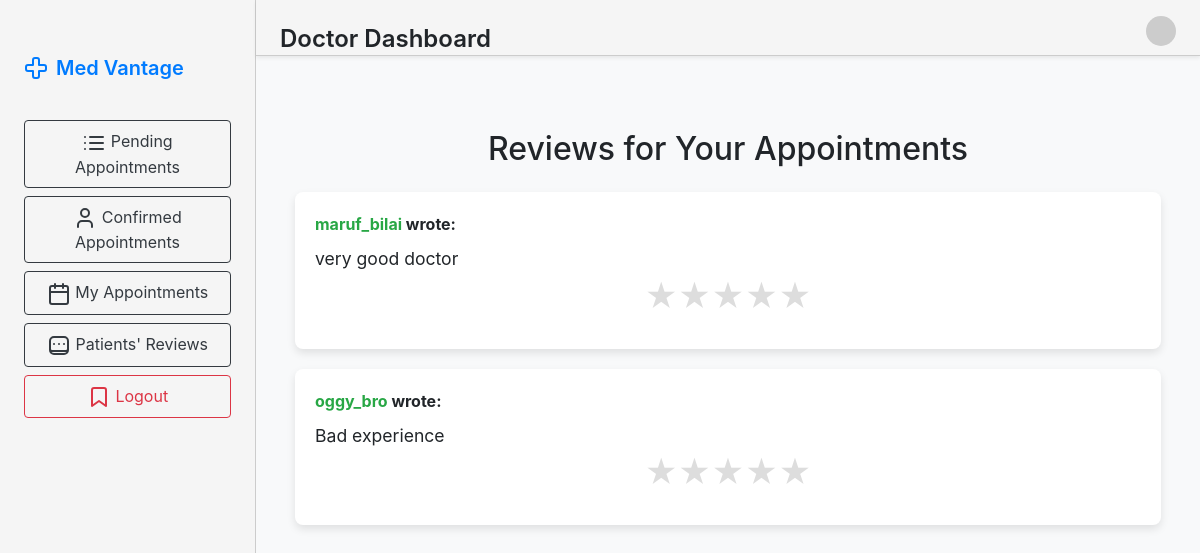
Before: /dashboard-doctor/reviews (signed in) with the older database file.
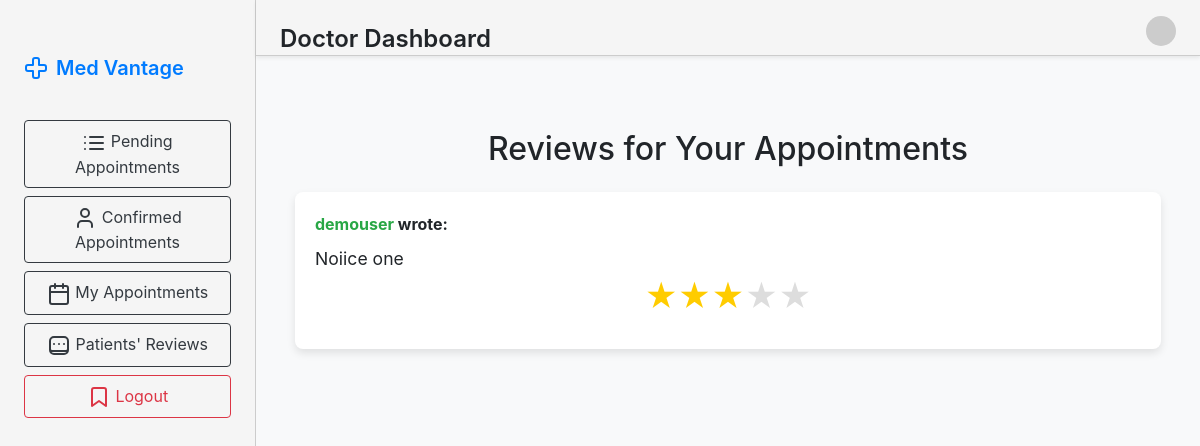
After: the same page with the newer database file.
### core/models.py (models this page shows)
class Appointment(models.Model):
    patient = models.ForeignKey(User, on_delete=models.CASCADE, related_name="appointment_patient")
    doctor = models.ForeignKey(User, on_delete=models.CASCADE, related_name="appointment_doctor")
    date = models.DateField(default=date.today)  # Default to the current date
    time_slot = models.TimeField(default=time(9, 0))
    meeting_link = models.CharField(max_length=50, default="no")
    document = models.FileField(upload_to='media/reports', null=True, blank=True)
    prescription = models.TextField(default="", null=True, blank=True)
    fee = models.IntegerField(default=1000)
    review = models.TextField(null=True, blank=True, default="")
    rating = models.TextField(null=True, blank=True, default="")
    def __str__(self):
        return f"Appointment with {self.doctor} on {self.date} at {self.time_slot}"

### core/views.py (the view)
# urls.py: path('dashboard-doctor/reviews',views.show_review,name="show_review"),
@login_required
@doctor_required
def show_review(request):
    reviews_obj = Appointment.objects.filter(doctor=request.user).exclude(review="")
    print(reviews_obj)
    context = {
        "appointment" : reviews_obj
    }
    return render(request, 'show_review.html',context)

### core/templates/show_review.html (shortened to what this page needs)
{% extends "base_doc.html" %}
{% block content %}
<!DOCTYPE html>
<html lang="en">
<head>
    <link href="https://stackpath.bootstrapcdn.com/bootstrap/4.5.2/css/bootstrap.min.css" rel="stylesheet">
</head>
<body>
    <div class="container">
        <h2 class="text-center mb-4">Reviews for Your Appointments</h2>
        {% for i in appointment %}
            <div class="review-card">
                <div class="review-username"> <span class="text-success">{{ i.patient.username }}</span> wrote:    </div>
                <div class="review-text">{{ i.review }}</div>
                <div class="star-rating" class="shadow">
                    <label for="star5" title="5 stars">★</label>
                    <label for="star4" title="4 stars">★</label>
                    <label for="star3" title="3 stars">★</label>
                    <label for="star2" title="2 stars">★</label>
                    <label for="star1" title="1 star">★</label>
                </div>
            </div>
        {% empty %}
            <p class="text-center">No reviews available.</p>
        {% endfor %}
    </div>
</body>
</html>
{% endblock content %}

### core/templates/base_doc.html (shortened to what this page needs)
<!DOCTYPE html>
<html lang="en">
<head>
  <link href="https://cdn.jsdelivr.net/npm/bootstrap@5.3.3/dist/css/bootstrap.min.css" rel="stylesheet">
</head>
<body>
  <div class="flex min-h-screen w-full ">
    <aside class="hidden w-64 flex-col border-r bg-background p-4 md:flex pt-5">
      <div class="mb-6 flex items-center gap-2">
        <h2 class="text-xl mt-2 font-semibold"><a style="text-decoration:None" href="{% url 'doctor_home' %}">Med Vantage<a/></h2>
      </div>
      <nav class="flex flex-col gap-2" style="height:100vh">
        <a href="{% url 'doctor_home' %}" class="btn btn-outline-dark flex items-center gap-2 rounded-md px-3 py-2 text-sm font-medium transition-colors hover:bg-muted hover:text-foreground">
          Pending Appointments
        </a>
        <a href="{% url 'confirmed_appointments' %}" class="btn btn-outline-dark flex items-center gap-2 rounded-md px-3 py-2 text-sm font-medium transition-colors hover:bg-muted hover:text-foreground">
          <svg class="h-5 w-5" xmlns="http://www.w3.org/2000/svg" width="24" height="24" viewBox="0 0 24 24" fill="none" stroke="currentColor" stroke-width="2" stroke-linecap="round" stroke-linejoin="round">
            <path d="M19 21v-2a4 4 0 0 0-4-4H9a4 4 0 0 0-4 4v2"/>
            <circle cx="12" cy="7" r="4"/>
          </svg>
          Confirmed Appointments
        </a>
        <a href="#" class="btn btn-outline-dark flex items-center gap-2 rounded-md px-3 py-2 text-sm font-medium transition-colors hover:bg-muted hover:text-foreground">
          <svg class="h-5 w-5" xmlns="http://www.w3.org/2000/svg" width="24" height="24" viewBox="0 0 24 24" fill="none" stroke="currentColor" stroke-width="2" stroke-linecap="round" stroke-linejoin="round">
            <path d="M8 2v4"/>
            <path d="M16 2v4"/>
            <rect width="18" height="18" x="3" y="4" rx="2"/>
            <path d="M3 10h18"/>
          </svg>
          My Appointments
        </a>
        <a href="{% url 'show_review' %}" class="btn btn-outline-dark flex items-center gap-2 rounded-md px-3 py-2 text-sm font-medium transition-colors hover:bg-muted hover:text-foreground">
          Patients' Reviews
        </a>
        <a href="{% url 'logout' %}" class="btn btn-outline-danger flex items-center gap-2 rounded-md px-3 py-2 text-sm font-medium transition-colors hover:bg-muted hover:text-foreground">
          <svg class="h-5 w-5" xmlns="http://www.w3.org/2000/svg" width="24" height="24" viewBox="0 0 24 24" fill="none" stroke="currentColor" stroke-width="2" stroke-linecap="round" stroke-linejoin="round">
            <path d="M19 21l-7-5-7 5V5a2 2 0 0 1 2-2h10a2 2 0 0 1 2 2z"/>
          </svg>
          Logout
        </a>
      </nav>
    </aside>
    <div class="flex-1">
      <header class=" top-0 z-15 h-14 border-b bg-background shadow-sm">
        <div class="flex h-full items-center justify-between px-4 md:px-6 py-3">
          <h1 class="text-2xl font-semibold">Doctor Dashboard</h1>
          <div class="flex items-center gap-4">
            <a href="{% url 'profile' %}">
            <img src="https://via.placeholder.com/30/001111/FFFFFF?text=" style="border-radius: 50%;" alt="Default User Photo" class="profile-photo mb-4">
            </a>
          </div>
        </div>
      </header>
      <main class="p-4 md:p-6">
        <div class="grid gap-6 sm:grid-cols-2 lg:grid-cols-3">
            {% block content %}{% endblock content %}
        </div>
      </main>
    </div>
  </div>
</body>
</html>

### core/templates/base_doc.html (style rules this page uses)
body { font-family: Arial, sans-serif; }
.flex { display: flex; }
.min-h-screen { min-height: 100vh; }
.w-full { width: 100%; }
.hidden { display: none; }
.md\:flex { display: flex; }
.w-64 { width: 16rem; }
.flex-col { flex-direction: column; }
.border-r { border-right: 1px solid #ccc; }
.bg-background { background-color: #f5f5f5; }
.p-4 { padding: 1rem; }
.mb-6 { margin-bottom: 1.5rem; }
.items-center { align-items: center; }
.gap-2 { gap: 0.5rem; }
.text-primary { color: #0070f3; }
.text-xl { font-size: 1.25rem; }
.font-semibold { font-weight: 600; }
.rounded-md { border-radius: 0.375rem; }
.px-3 { padding-left: 0.75rem; padding-right: 0.75rem; }
.py-2 { padding-top: 0.5rem; padding-bottom: 0.5rem; }
.text-sm { font-size: 0.875rem; }
.font-medium { font-weight: 500; }
.transition-colors { transition: color 0.2s ease-in-out; }
.flex-1 { flex: 1; }
.top-0 { top: 0; }
.h-14 { height: 3.5rem; }
.justify-between { justify-content: space-between; }
.border-b { border-bottom: 1px solid #ccc; }
.shadow-sm { box-shadow: 0 1px 2px rgba(0, 0, 0, 0.05); }
.md\:px-6 { padding-left: 1.5rem; padding-right: 1.5rem; }
.gap-4 { gap: 1rem; }
.md\:p-6 { padding: 1.5rem; }
.gap-6 { gap: 1.5rem; }
.text-2xl { font-size: 1.5rem; }
.sm\:grid-cols-2 { grid-template-columns: repeat(2, 1fr); }
.lg\:grid-cols-3 { grid-template-columns: repeat(3, 1fr); }
.transition-colors { transition: background-color 0.2s ease-in-out; }

### core/templates/show_review.html (style rules this page uses)
body { background-color: #f8f9fa; }
.container { margin-top: 50px; }
.review-card { margin-bottom: 20px; padding: 20px; border-radius: 8px; box-shadow: 0 4px 8px rgba(0, 0, 0, 0.1); background-color: #ffffff; }
.review-text { font-size: 1.1rem; }
.review-username { font-weight: bold; margin-bottom: 10px; }
.star-rating { display: flex; justify-content: center; flex-direction: row-reverse; font-size: 2rem; }
.star-rating label { color: #ddd; cursor: pointer; font-size: 2rem; }
.star-rating input:checked ~ label { color: #ffcc00; }

Changed rows visible on the page:
removed Appointment: patient.username "maruf_bilai", review "very good doctor"
removed Appointment: patient.username "oggy_bro", review "Bad experience"
added Appointment: patient.username "demouser", review "Noiice one"
